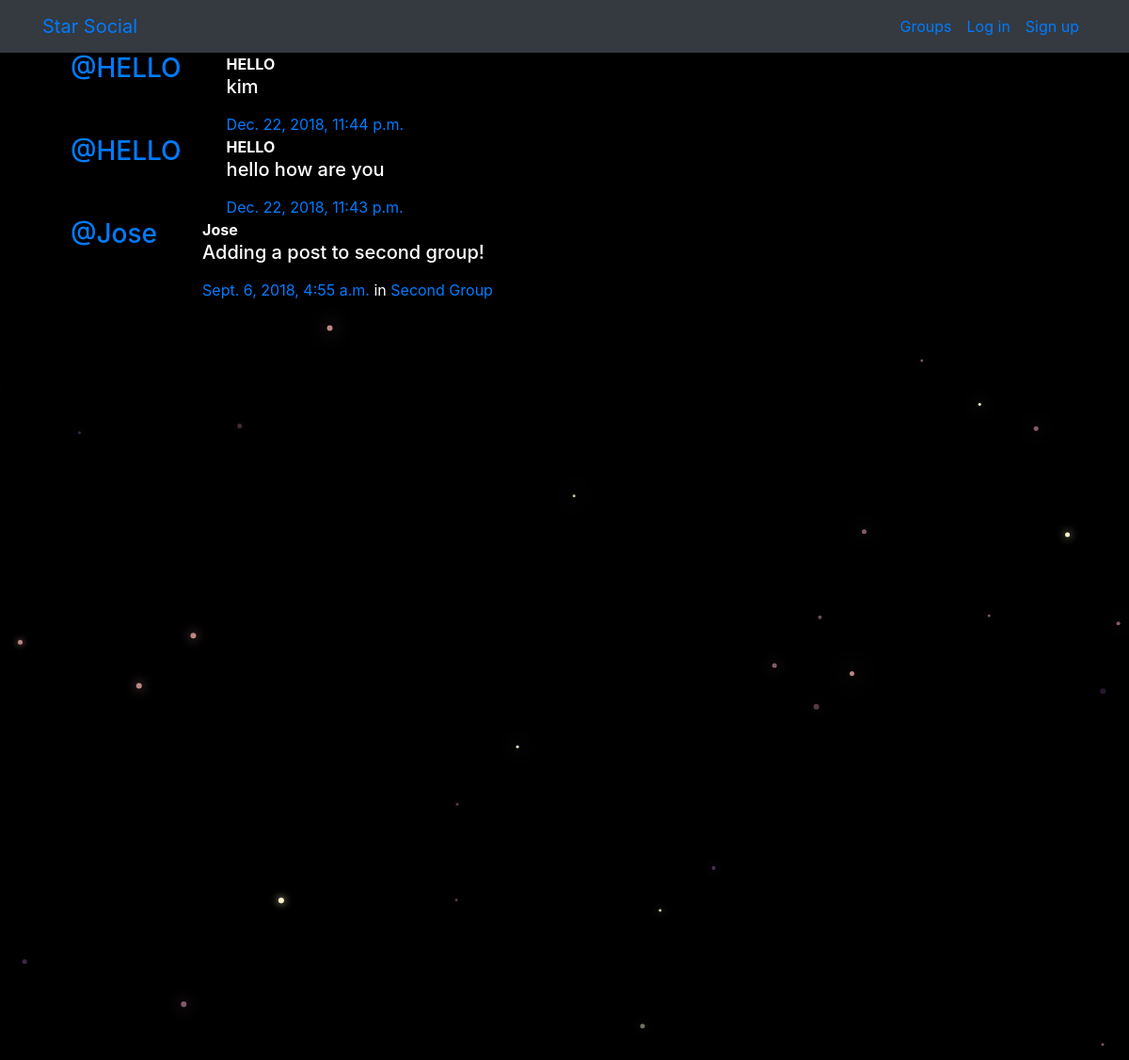
/posts/, run on the app's committed database.
### posts/models.py (models this page shows, shortened)
class Post(models.Model):
    user = models.ForeignKey(User, related_name="posts",on_delete=models.CASCADE)
    created_at = models.DateTimeField(auto_now=True)
    message = models.TextField()
    message_html = models.TextField(editable=False)
    group = models.ForeignKey(Group, related_name="posts",null=True, blank=True,on_delete=models.CASCADE)
    class Meta:
        ordering = ["-created_at"]
        unique_together = ["user", "message"]

### groups/models.py (models this page shows, shortened)
class Group(models.Model):
    name = models.CharField(max_length=255, unique=True)
    slug = models.SlugField(allow_unicode=True, unique=True)
    description = models.TextField(blank=True, default='')
    description_html = models.TextField(editable=False, default='', blank=True)
    members = models.ManyToManyField(User,through="GroupMember")
    class Meta:
        ordering = ["name"]

### posts/views.py (the view)
# urls.py: path('', views.PostList.as_view(), name="all"),
class PostList(SelectRelatedMixin, generic.ListView):
    model = models.Post
    select_related = ("user", "group")

### posts/templates/posts/post_list.html (shortened to what this page needs)
{% extends "posts/post_base.html" %}
{% load humanize %}
{% block post_content %}
<div class="col-md-8">
	{% for post in post_list %}
  {% include "posts/_post.html" %}
	{% endfor %}
</div>
{% endblock %}

### posts/templates/posts/_post.html (shortened to what this page needs)
<div class="media">
	<h3 class="mr-5"><a href="{% url 'posts:for_user' username=post.user.username %}">@{{ post.user.username }}</a></h3>
	<div class="media-body">
		<strong>{{ post.user.username }}</strong>
		<h5>{{ post.message_html|safe }}</h5>
			<time class="time"><a href="{% url 'posts:single' username=post.user.username pk=post.pk %}">{{ post.created_at }}</a></time>
			{% if post.group %}
			<span class="group-name">in <a href="#">{{ post.group.name }}</a></span>
			{% endif %}
	</div>
</div>

### static/simplesocial/css/master.css (style rules this page uses)
body { margin: 0; overflow: hidden; background-color: black; color:white; }

### data on the page
Post: user.username "HELLO", message_html "kim", created_at "Dec. 22, 2018, 11:44 p.m."
Post: user.username "HELLO", message_html "hello how are you", created_at "Dec. 22, 2018, 11:43 p.m."
Post: user.username "Jose", message_html "Adding a post to second group!", created_at "Sept. 6, 2018, 4:55 a.m.", group.name "Second Group"
